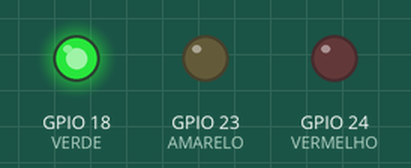
Simulated run of this program. Board: Raspberry Pi (BCM pin numbers). Shown: output pins drawn as LEDs (lit = HIGH).

Above: at 2.5 s.
At 6.0 s:
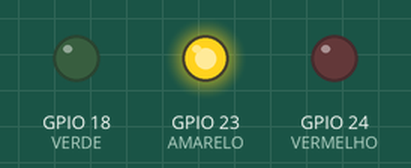
At 9.5 s:
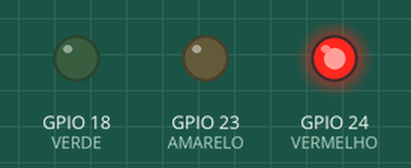
Timing chart, 0 to 15.6 s (numbered marks = the images above):
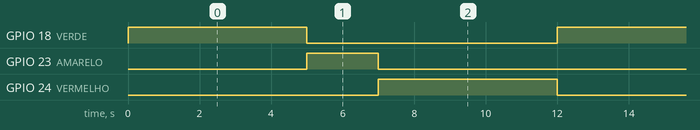

The program:

ex03_semaforo.py
```python
import RPi.GPIO as GPIO
import time

VERDE = 18
AMARELO = 23
VERMELHO = 24

GPIO.setmode(GPIO.BCM)

GPIO.setup(VERDE, GPIO.OUT)
GPIO.setup(AMARELO, GPIO.OUT)
GPIO.setup(VERMELHO, GPIO.OUT)

try:
    while True:
        GPIO.output(VERDE, GPIO.HIGH)
        GPIO.output(AMARELO, GPIO.LOW)
        GPIO.output(VERMELHO, GPIO.LOW)
        time.sleep(5)

        GPIO.output(VERDE, GPIO.LOW)
        GPIO.output(AMARELO, GPIO.HIGH)
        time.sleep(2)

        GPIO.output(AMARELO, GPIO.LOW)
        GPIO.output(VERMELHO, GPIO.HIGH)
        time.sleep(5)

except KeyboardInterrupt:
    GPIO.cleanup()
```

Measured:
- by itself, GPIO 18 (VERDE), GPIO 24 (VERMELHO): alternates HIGH for 5.0 s and LOW for 7.0 s
- by itself, GPIO 23 (AMARELO): alternates HIGH for 2.0 s and LOW for 10.0 s
- by itself, everything shown: repeats every 12.0 s, in 3 steps
